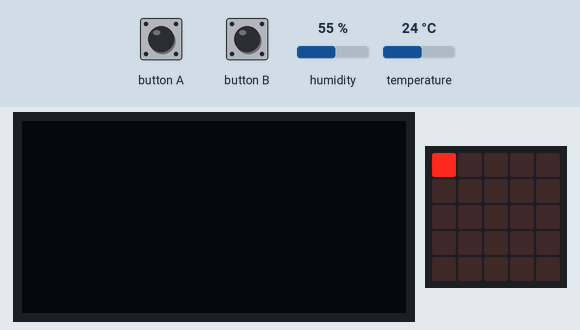
A program run on a simulated BBC micro:bit (MakeCode). Shown: 128×64 one-colour display, the board's 5×5 LED display. The inputs (shaded band) are chosen by the test bench; at power-on: humidity 55 %, temperature 24 °C. The OLED is the two-colour kind (top 16 rows yellow).

Above: at 1.6 s.
1.7 s: button B pressed for 0.15 s
At 3.0 s:
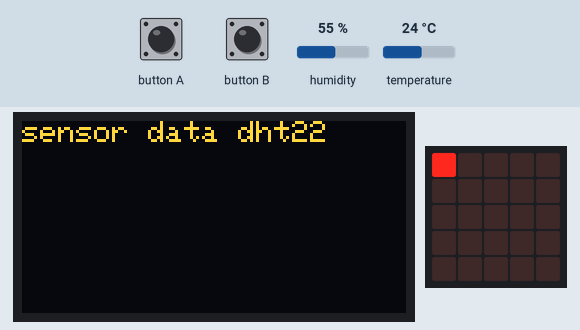
At 4.5 s:
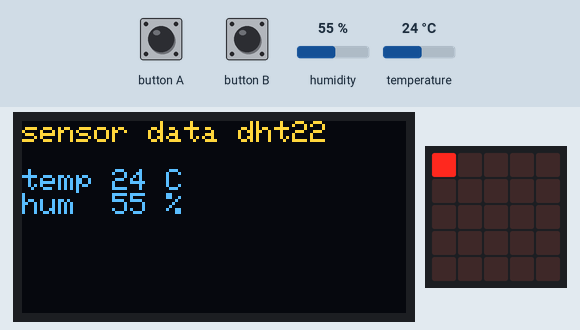
4.8 s: button A pressed for 0.15 s
At 5.3 s:
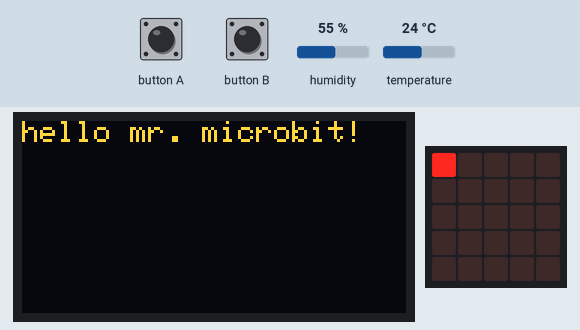
Timing chart, 0 to 7.8 s (numbered marks = the images above; inputs shaded):
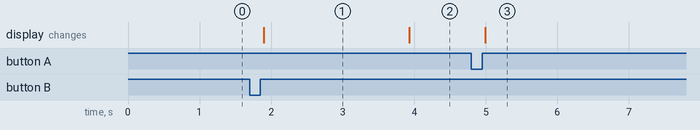

Measured:
- after the input at 1.7 s, the display: changes after 0.20 s (image 1)
- after the input at 4.8 s, the display: changes after 0.19 s (image 3)
- what the display in image 1 shows lasts 2.0 s, from 1.9 s to 3.9 s

The program:

main.ts
```typescript
input.onButtonPressed(Button.A, function () {
    OLED.clear()
    OLED.writeStringNewLine("hello mr. microbit!")
})
input.onButtonPressed(Button.B, function () {
    OLED.clear()
    OLED.writeStringNewLine("sensor data dht22")
    dht11_dht22.queryData(
    DHTtype.DHT22,
    DigitalPin.P0,
    true,
    false,
    true
    )
    OLED.newLine()
    OLED.writeString("temp ")
    OLED.writeNum(dht11_dht22.readData(dataType.temperature))
    OLED.writeStringNewLine(" C")
    OLED.writeString("hum  ")
    OLED.writeNum(dht11_dht22.readData(dataType.humidity))
    OLED.writeStringNewLine(" %")
})
OLED.init(128, 64)
basic.showLeds(`
    # . . . .
    . . . . .
    . . . . .
    . . . . .
    . . . . .
    `)
```

test.ts
```typescript
// Hier kann man Tests durchführen; diese Datei wird nicht kompiliert, wenn dieses Paket als Erweiterung verwendet wird.
```
